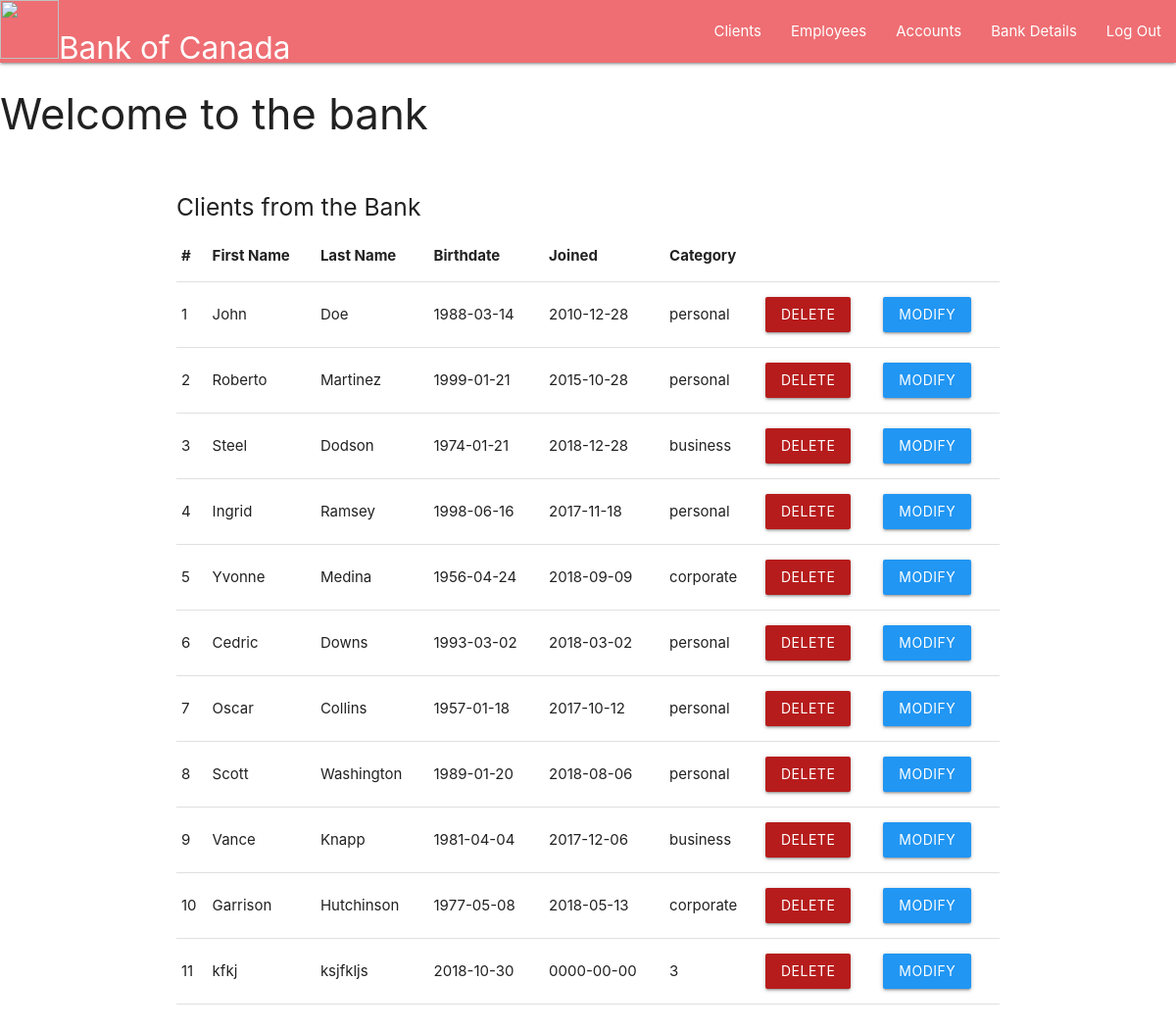
/clients.php, run on the app's committed database.
### tables this page shows
CREATE TABLE `client` (
  `client_id` int(11) NOT NULL AUTO_INCREMENT,
  `first_name` varchar(45) NOT NULL,
  `last_name` varchar(45) NOT NULL,
  `date_of_birth` date NOT NULL,
  `join_date` date NOT NULL,
  `address` varchar(45) NOT NULL,
  `email_address` varchar(45) NOT NULL,
  `phone_number` bigint(20) NOT NULL,
  `category` varchar(45) DEFAULT 'regular',
  `branch_id` int(11) DEFAULT NULL,
  `card_number` bigint(255) NOT NULL,
  `password` varchar(255) DEFAULT NULL,
  `num_transaction` int(11) DEFAULT NULL,
  PRIMARY KEY (`client_id`),
  KEY `client_branch_branch_id_fk` (`branch_id`),
  CONSTRAINT `client_branch_branch_id_fk` FOREIGN KEY (`branch_id`) REFERENCES `branch` (`branch_id`) ON DELETE SET NULL ON UPDATE CASCADE
);

### clients.php (the view, shortened to what this page needs)
<!DOCTYPE html>
<html lang="en" dir="ltr">
  <head>
    <link rel="stylesheet" href="https://cdnjs.cloudflare.com/ajax/libs/materialize/1.0.0/css/materialize.min.css">
  </head>
  <body>
    <nav>
  <div class="nav-wrapper">
    <a href="#" class="brand-logo"> <img src="https://techflourish.com/images/money-cliparts-15.jpg" alt="" height="60" width="60">Bank of Canada</a>
    <ul id="nav-mobile" class="right hide-on-med-and-down">
      <li><a href="clients.php">Clients</a></li>
      <li><a href="employees.php">Employees</a></li>
      <li><a href="#accounts">Accounts</a></li>
      <li><a href="bankDetails.php">Bank Details</a></li>
      <li><a href="adminSignout.php">Log Out</a></li>
    </ul>
  </div>
  </nav>
    <h3>Welcome to the bank</h3>
    <div class="container">
    <br>
    <?php
        $servername = "localhost";
        $username = "root";
        $password_db = "";
        $conn = new mysqli($servername, $username, $password_db);
        $sql = "SELECT client_id, first_name, last_name, date_of_birth, join_date, category FROM client";
        $result = $conn->query($sql);
        if ($result->num_rows > 0) {
          echo  "<h5>Clients from the Bank</h5>
                    <table border='1' class='highlight'>
              <tr>
                <th>#</th>
                <th>First Name</th>
                <th>Last Name </th>
                <th>Birthdate</th>
                <th>Joined</th>
                <th>Category</th>
              </tr>";
            while($row = $result->fetch_assoc()) {
                echo "<tr>";
                foreach($row as $data){
                  $id = $row['client_id'];
                  echo "<td>".$data."</td>";
                }
                echo "<td><a class='waves-effect waves-light btn red darken-4' href=deleteClient.php?id=$id>Delete</a></td><td><a class='waves-effect waves-light btn blue' href=modifyClient.php?id=$id>Modify</td></tr>";
            }
            echo "</table>";
        }
        else
            echo "<h5>There are no clients in the bank</h5>";
    ?>
    <br>
    <br>
    </div>
  </body>
</html>

### data on the page
client: client_id "1", first_name "John", last_name "Doe", date_of_birth "1988-03-14", join_date "2010-12-28", category "personal"
client: client_id "2", first_name "Roberto", last_name "Martinez", date_of_birth "1999-01-21", join_date "2015-10-28", category "personal"
client: client_id "3", first_name "Steel", last_name "Dodson", date_of_birth "1974-01-21", join_date "2018-12-28", category "business"
client: client_id "4", first_name "Ingrid", last_name "Ramsey", date_of_birth "1998-06-16", join_date "2017-11-18", category "personal"
client: client_id "5", first_name "Yvonne", last_name "Medina", date_of_birth "1956-04-24", join_date "2018-09-09", category "corporate"
client: client_id "6", first_name "Cedric", last_name "Downs", date_of_birth "1993-03-02", join_date "2018-03-02", category "personal"
client: client_id "7", first_name "Oscar", last_name "Collins", date_of_birth "1957-01-18", join_date "2017-10-12", category "personal"
client: client_id "8", first_name "Scott", last_name "Washington", date_of_birth "1989-01-20", join_date "2018-08-06", category "personal"
client: client_id "9", first_name "Vance", last_name "Knapp", date_of_birth "1981-04-04", join_date "2017-12-06", category "business"
client: client_id "10", first_name "Garrison", last_name "Hutchinson", date_of_birth "1977-05-08", join_date "2018-05-13", category "corporate"
client: client_id "11", first_name "kfkj", last_name "ksjfkljs", date_of_birth "2018-10-30", join_date "0000-00-00", category "3"
